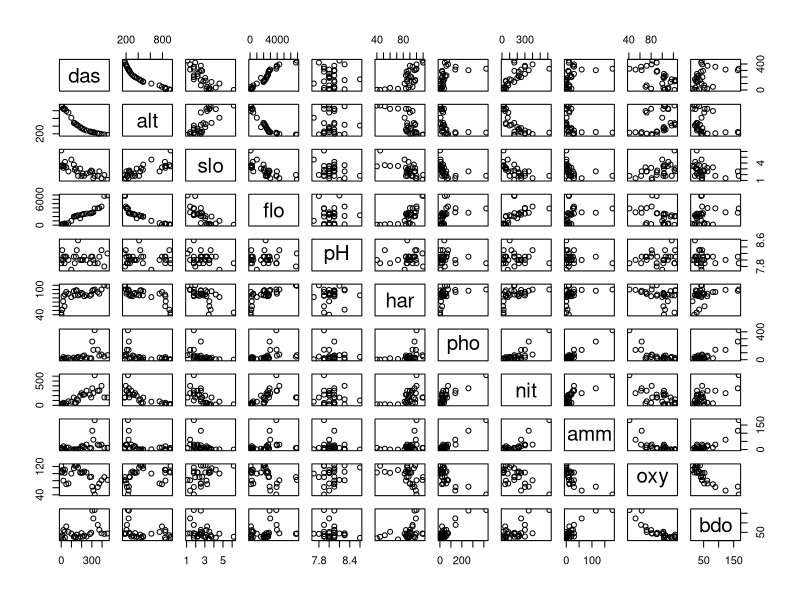
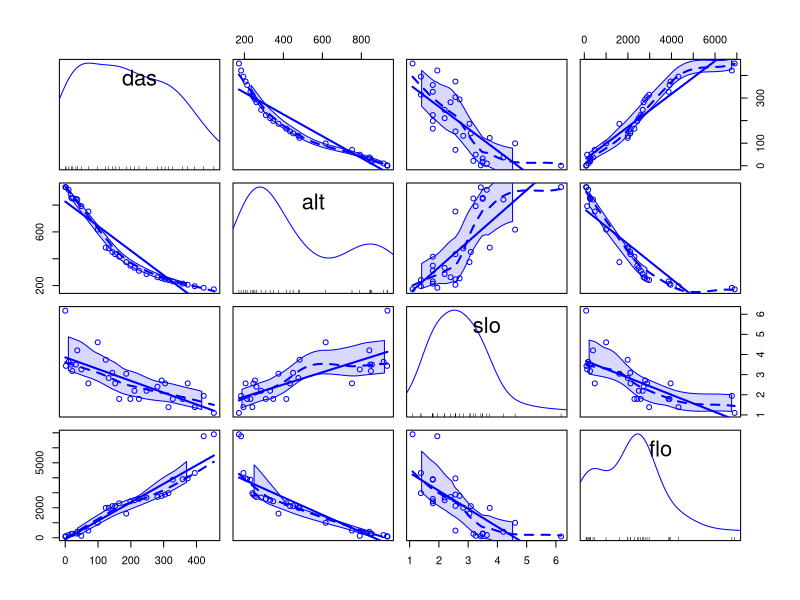
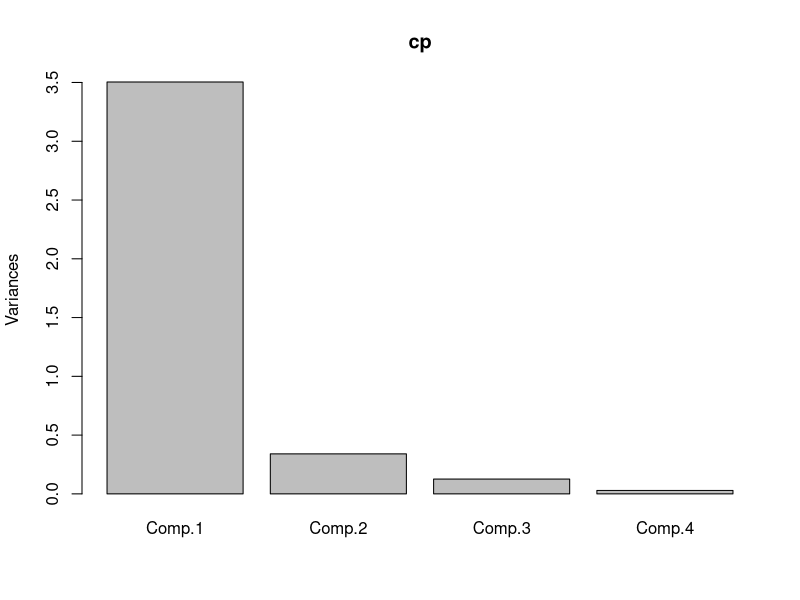
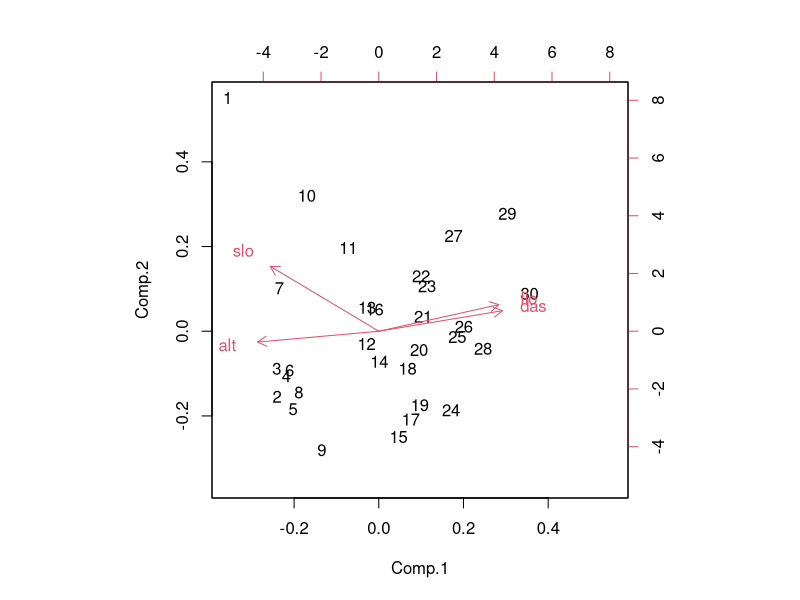
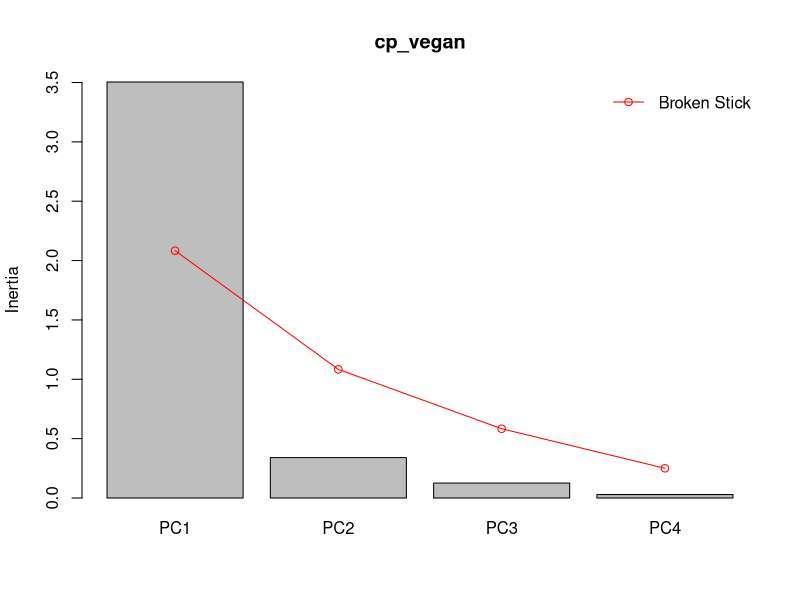
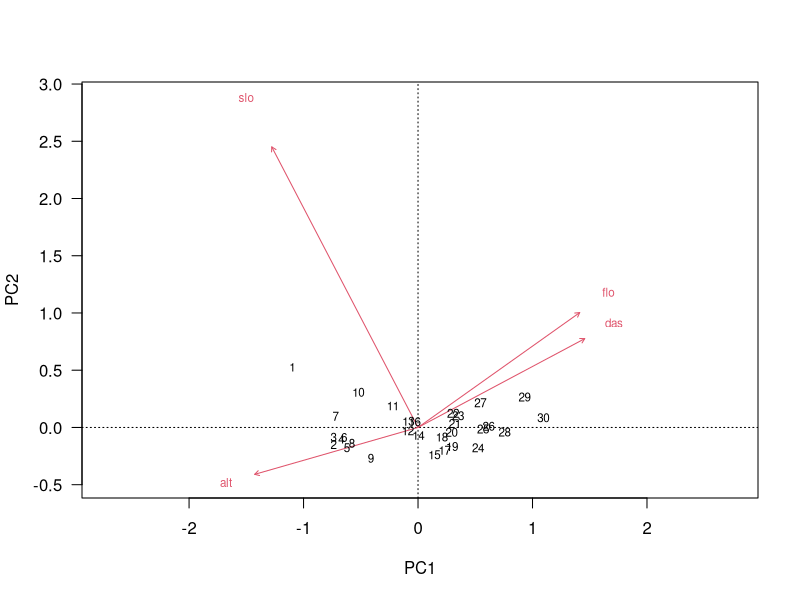
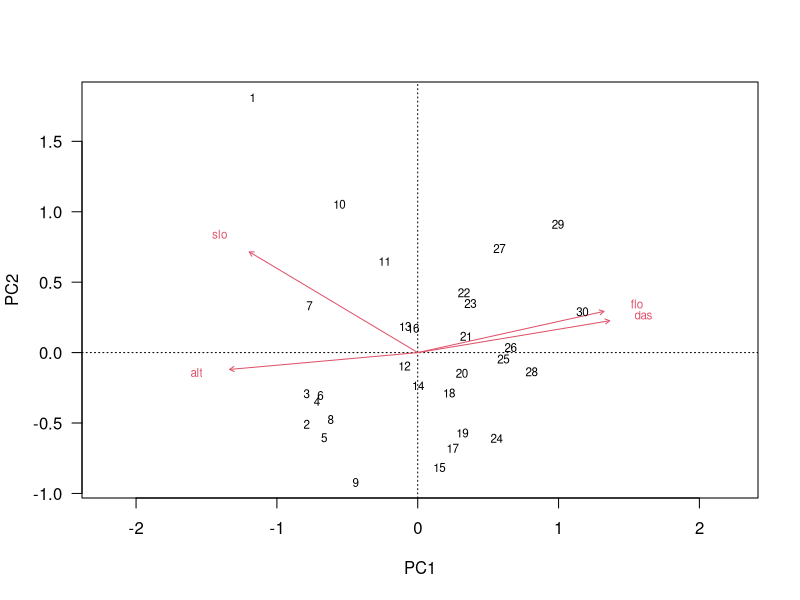
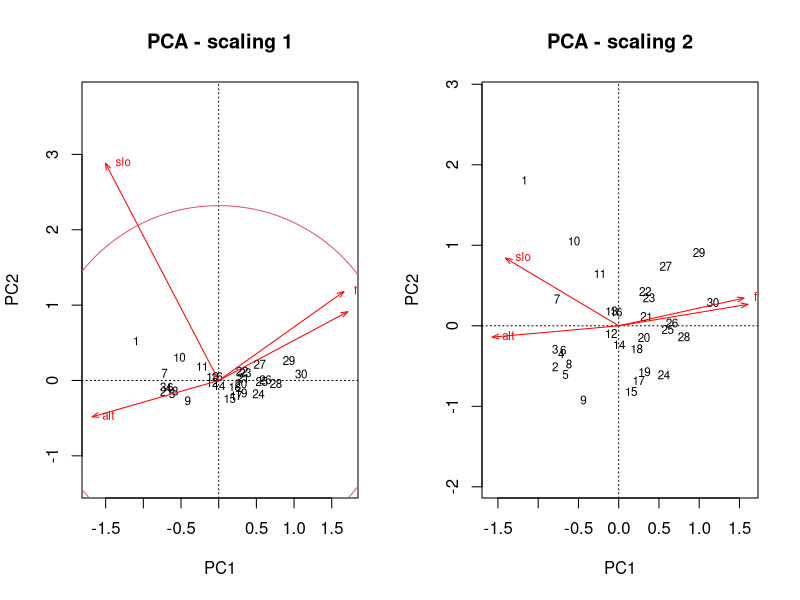

R code for these plots, in order:
## ---- chunk 1
knitr::opts_chunk$set(fig.width=10, 
                      fig.height=7)
options(width = 100)
## ---- chunk 2
ambient       <- read.csv2("ambientales.csv", enc = "latin1", row.names = 1)
nomVarAmbient <- read.csv2("Nombresdevariablesambientales.csv", enc = "latin1")
## ---- chunk 3
nomVarAmbient
## ---- chunk 4
pairs(ambient)
## ---- chunk 5
library(tidyverse)
var_fisicas <- ambient %>%
               select(das:flo)
var_fisicas
## ---- chunk 6
scale(var_fisicas)
## ---- chunk 7
library(car)
scatterplotMatrix(var_fisicas)
## ---- chunk 8
cp <- princomp(var_fisicas, cor = TRUE)
cp
summary(cp)
## ---- chunk 9
plot(cp)
## ---- chunk 10
cp$sdev
## ---- chunk 11
cp$sdev ^ 2
## ---- chunk 12
sum(cp$sdev ^ 2)
## ---- chunk 13
cp$loadings
## ---- chunk 14
cp$scores
## ---- chunk 15
biplot(cp)
## ---- chunk 16
library(vegan)
## ---- chunk 17
cp_vegan <- rda(var_fisicas, scale = TRUE)
cp_vegan
## ---- chunk 18
screeplot(cp_vegan, bstick = TRUE)
## ---- chunk 19
biplot(cp_vegan, scaling = 1, las = 1)
## ---- chunk 20
biplot(cp_vegan, scaling = 2, las = 1)
## ---- chunk 21

# https://github.com/JoeyBernhardt/NumericalEcology/blob/master/cleanplot.pca.R

"cleanplot.pca" <- function(res.pca, ax1=1, ax2=2, point=FALSE, 
	ahead=0.07, cex=0.7) 
{
# A function to draw two biplots (scaling 1 and scaling 2) from an object 
# of class "rda" (PCA or RDA result from vegan's rda() function)
#
# License: GPL-2 
# Authors: Francois Gillet & Daniel Borcard, 24 August 2012

	require("vegan")

	par(mfrow=c(1,2))
	p <- length(res.pca$CA$eig)

	# Scaling 1: "species" scores scaled to relative eigenvalues
	sit.sc1 <- scores(res.pca, display="wa", scaling=1, choices=c(1:p))
	spe.sc1 <- scores(res.pca, display="sp", scaling=1, choices=c(1:p))
	plot(res.pca, choices=c(ax1, ax2), display=c("wa", "sp"), type="n", 
		main="PCA - scaling 1", scaling=1)
	if (point)
	{
		points(sit.sc1[,ax1], sit.sc1[,ax2], pch=20)
		text(res.pca, display="wa", choices=c(ax1, ax2), cex=cex, pos=3, scaling=1)
	}
	else
	{
		text(res.pca, display="wa", choices=c(ax1, ax2), cex=cex, scaling=1)
	}
	text(res.pca, display="sp", choices=c(ax1, ax2), cex=cex, pos=4, 
		col="red", scaling=1)
	arrows(0, 0, spe.sc1[,ax1], spe.sc1[,ax2], length=ahead, angle=20, col="red")
	pcacircle(res.pca)

	# Scaling 2: site scores scaled to relative eigenvalues
	sit.sc2 <- scores(res.pca, display="wa", choices=c(1:p))
	spe.sc2 <- scores(res.pca, display="sp", choices=c(1:p))
	plot(res.pca, choices=c(ax1,ax2), display=c("wa","sp"), type="n", 
		main="PCA - scaling 2")
	if (point) {
		points(sit.sc2[,ax1], sit.sc2[,ax2], pch=20)
		text(res.pca, display="wa", choices=c(ax1 ,ax2), cex=cex, pos=3)
	}
	else
	{
		text(res.pca, display="wa", choices=c(ax1, ax2), cex=cex)
	}
	text(res.pca, display="sp", choices=c(ax1, ax2), cex=cex, pos=4, col="red")
	arrows(0, 0, spe.sc2[,ax1], spe.sc2[,ax2], length=ahead, angle=20, col="red")
}



"pcacircle" <- function (pca) 
{
# Draws a circle of equilibrium contribution on a PCA plot 
# generated from a vegan analysis.
# vegan uses special constants for its outputs, hence 
# the 'const' value below.

	eigenv <- pca$CA$eig
	p <- length(eigenv)
	n <- nrow(pca$CA$u)
	tot <- sum(eigenv)
	const <- ((n - 1) * tot)^0.25
	radius <- (2/p)^0.5
	radius <- radius * const
	symbols(0, 0, circles=radius, inches=FALSE, add=TRUE, fg=2)
}
## ---- chunk 22
cleanplot.pca(cp_vegan)
